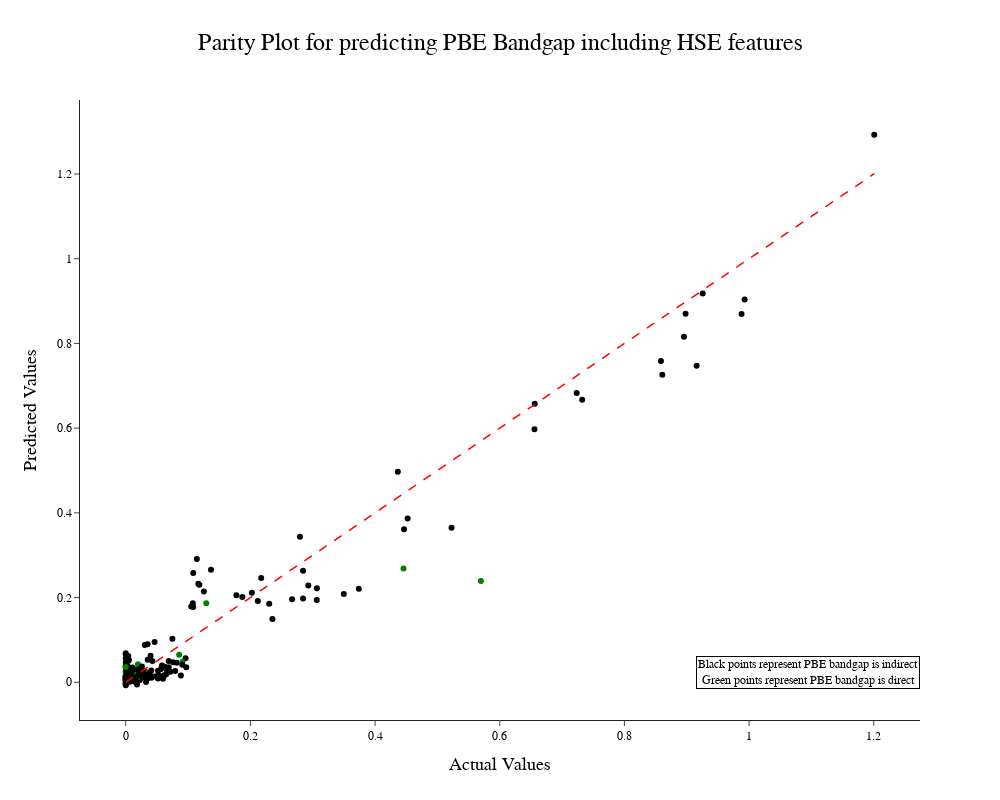

Notebook code cell kept with this figure:
### Markdown cell above
### Graph for predicting PBE Bandgap including HSE features

### Code cell
import plotly.graph_objects as go

# Predict on training and test sets
y_train_pred = xgb_reg.predict(X_train)
y_test_pred = xgb_reg.predict(X_test)


# Create a parity plot for test set
test_set_df_ = pd.DataFrame({'y_test': y_test, 'y_test_pred': y_test_pred})

# Merge the DataFrame with the main DataFrame 'df' to get 'hse_direct' values
test_set_df_ = pd.merge(test_set_df_, df[['PBE_direct']], left_index=True, right_index=True, how='left')

parity_test_fig = go.Figure()

# Create a color list based on pbe_direct values
colors = []

for index, row in test_set_df_.iterrows():
    pbe_direct_val = row['PBE_direct']
    if pd.isna(pbe_direct_val):
        colors.append('red')
    elif pbe_direct_val == 1:
        colors.append('green')
    else:
        colors.append('black')

parity_test_fig.add_trace(go.Scatter(
    x=test_set_df_['y_test'],
    y=test_set_df_['y_test_pred'],
    mode='markers',
    name='Test Set',
    marker=dict(size=6, color=colors)
))

parity_test_fig.add_trace(go.Scatter(
    x=[min(test_set_df_['y_test']), max(test_set_df_['y_test'])],
    y=[min(test_set_df_['y_test']), max(test_set_df_['y_test'])],
    mode='lines',
    name='Ideal Prediction',
    line=dict(dash='dash', color='red', width=1.5)
))

# Add custom legend entry
parity_test_fig.add_trace(go.Scatter(
    x=[],
    y=[],
    mode='markers',
    marker=dict(size=10, color='green'),
    name='PBE direct'
))

parity_test_fig.add_trace(go.Scatter(
    x=[],
    y=[],
    mode='markers',
    marker=dict(size=10, color='black'),
    name='PBE indirect'
))

parity_test_fig.update_layout(
    template='simple_white',  # set template to white background
    title='Parity Plot for predicting PBE Bandgap including HSE features',
    xaxis_title='Actual Values',
    yaxis_title='Predicted Values',
    font_family="Courier New",
    font_color="black",
    title_font_family="Arial",
    title_font_color="black",
    title_font_size = 24,
    xaxis_title_font_size=18,
    yaxis_title_font_size=18,
    legend_title_font_color="green",
    xaxis_title_font_family = "arial",
    yaxis_title_font_family = "arial",
    title_x = 0.5,
    showlegend=False,  # hide legend
    width=1000,  # Set the width of the plot
    height=800,
)

#fig.update_xaxes(title_font_family="Arial",tickfont=dict(color='black'), tickfont_size = 16, title_font_size = 20)
#fig.update_yaxes(title_font_family="Arial",tickfont=dict(color='black'), tickfont_size = 16, title_font_size = 20)

textt = "Black points represent PBE bandgap is indirect<br>Green points represent PBE bandgap is direct"

parity_test_fig.add_annotation(
    text=textt,  # Replace with your desired text
    x= 1,  # X-coordinate position (0 to 1, where 0 is left and 1 is right)
    y= 0.05,  # Y-coordinate position (1 is top of the plot, increase to move downward)
    xref="paper",  # Use "paper" for relative x-coordinates
    yref="paper",  # Use "paper" for relative y-coordinates
    showarrow=False,  # Do not show an arrow
    font=dict(family="Arial", size=12, color="black"),  # Customize font properties
    bgcolor="rgba(255, 255, 255, 0.7)",  # Set background color
    bordercolor="black",  # Set border color
    borderwidth=1,  # Set border width
)

#fig.update_xaxes(title_font_family="Arial",tickfont=dict(color='black'))
#fig.update_yaxes(title_font_family="Arial",tickfont=dict(color='black'))

config = {
    'toImageButtonOptions': {
        'format': 'png',  # one of png, svg, jpeg, webp
        'filename': 'custom_image',
        'height': 500,
        'width': 700,
        'scale': 6  # Multiply title/legend/axis/canvas sizes by this factor
    }
}

parity_test_fig.show(config=config)

### Figure 1 — Plotly figure (JSON) as saved in the notebook; plotly's stock layout.template omitted (floating-point values rounded to 4 significant figures; data arrays with more than 128 entries replaced by an {"elided": "..."} marker saying what was removed)
{"data": [{"marker": {"color": {"elided": "184 str values"}, "size": 6}, "mode": "markers", "name": "Test Set", "type": "scatter", "x": {"elided": "184 float values"}, "y": {"elided": "184 float values"}}, {"line": {"color": "red", "dash": "dash", "width": 1.5}, "mode": "lines", "name": "Ideal Prediction", "type": "scatter", "x": [0, 1.201], "y": [0, 1.201]}, {"marker": {"color": "green", "size": 10}, "mode": "markers", "name": "PBE direct", "type": "scatter", "x": [], "y": []}, {"marker": {"color": "black", "size": 10}, "mode": "markers", "name": "PBE indirect", "type": "scatter", "x": [], "y": []}], "layout": {"annotations": [{"bgcolor": "rgba(255, 255, 255, 0.7)", "bordercolor": "black", "borderwidth": 1, "font": {"color": "black", "family": "Arial", "size": 12}, "showarrow": false, "text": "Black points represent PBE bandgap is indirect<br>Green points represent PBE bandgap is direct", "x": 1, "xref": "paper", "y": 0.05, "yref": "paper"}], "font": {"color": "black", "family": "Courier New"}, "height": 800, "legend": {"title": {"font": {"color": "green"}}}, "showlegend": false, "title": {"font": {"color": "black", "family": "Arial", "size": 24}, "text": "Parity Plot for predicting PBE Bandgap including HSE features", "x": 0.5}, "width": 1000, "xaxis": {"title": {"font": {"family": "arial", "size": 18}, "text": "Actual Values"}}, "yaxis": {"title": {"font": {"family": "arial", "size": 18}, "text": "Predicted Values"}}}}
